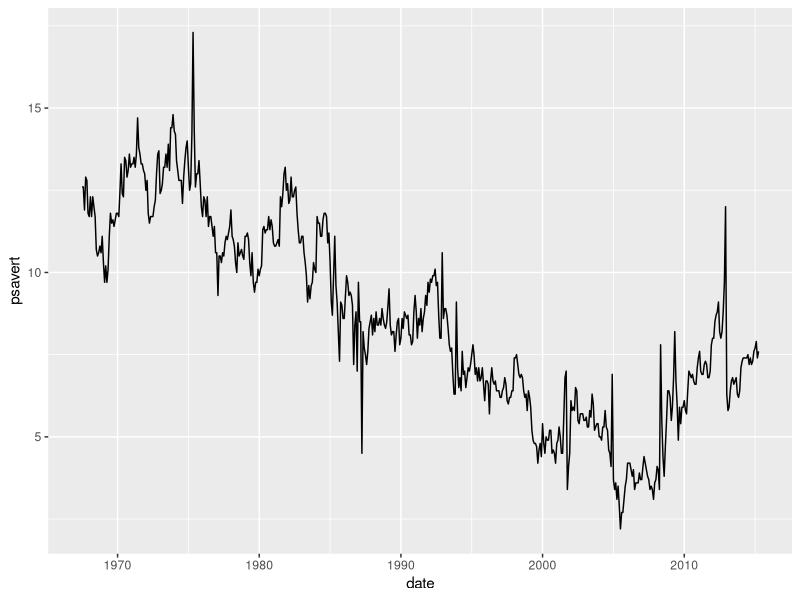
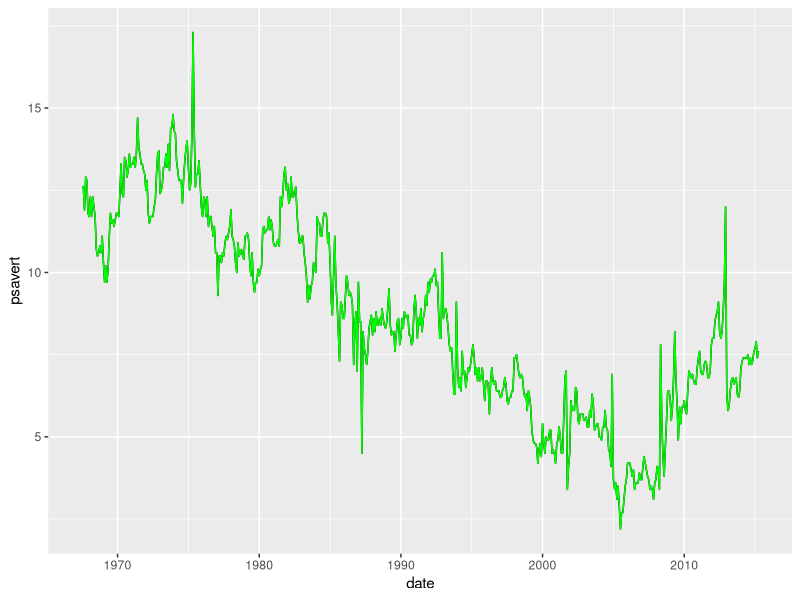
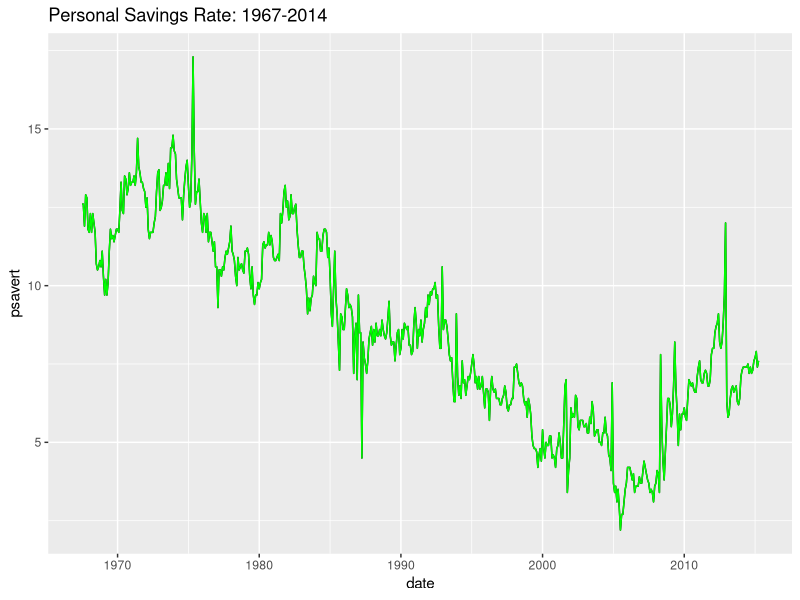
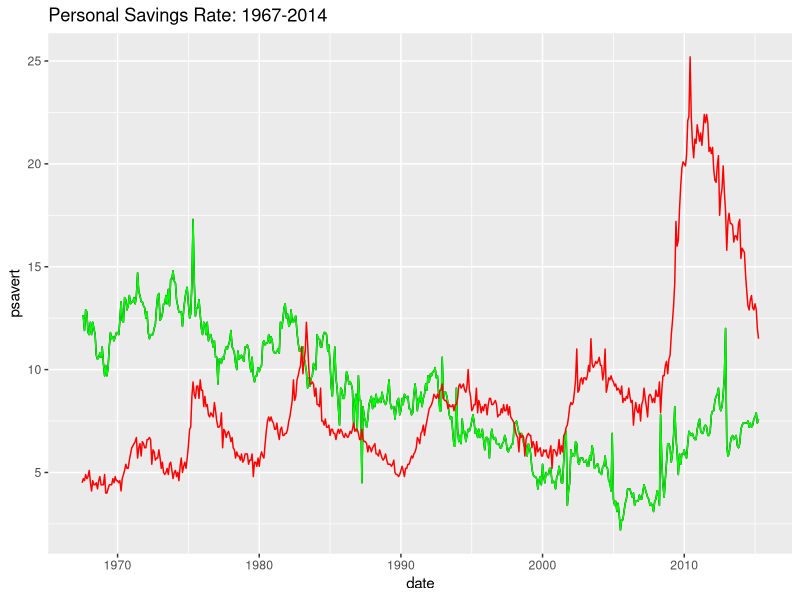
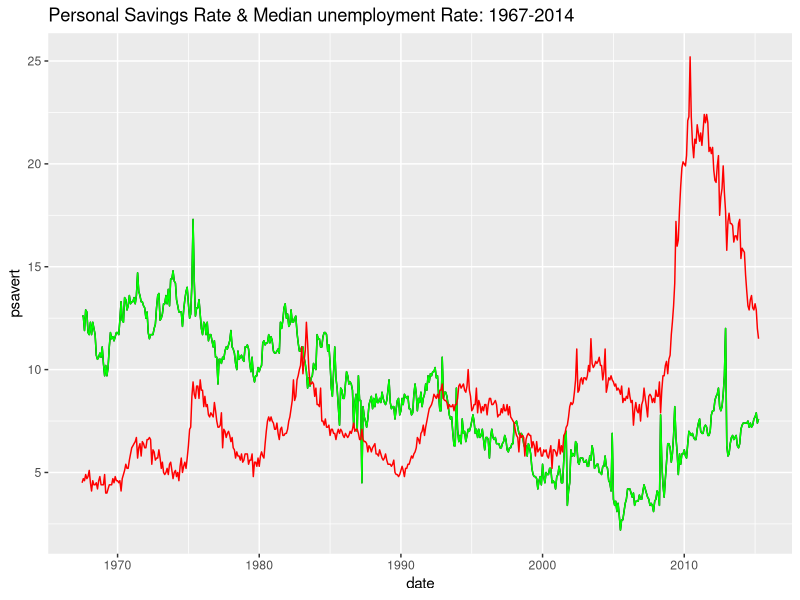
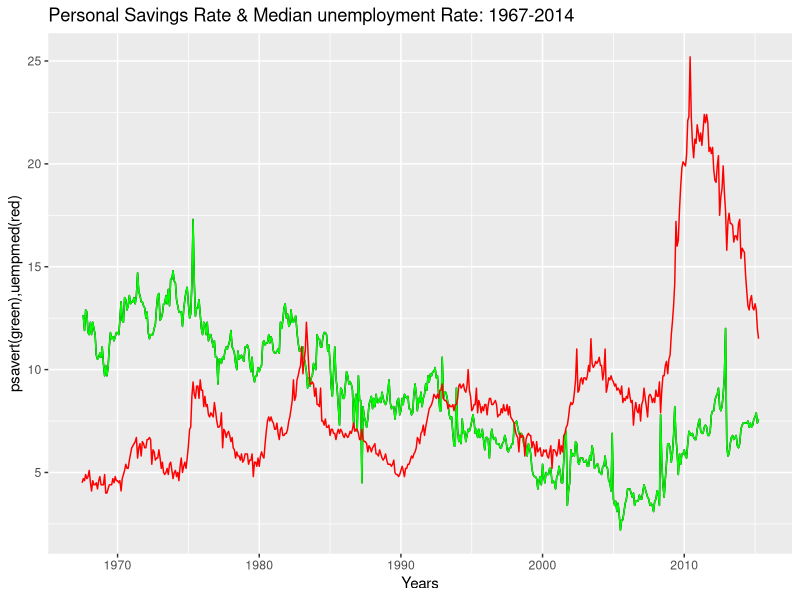
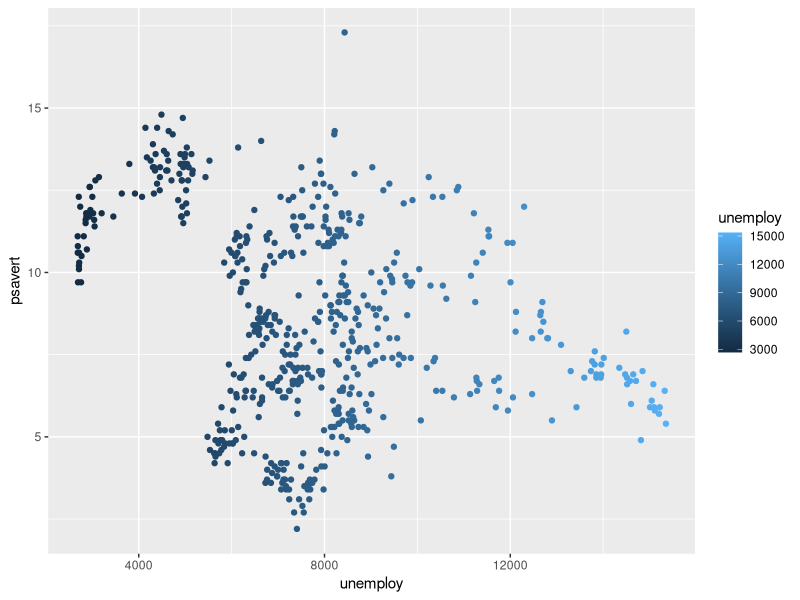

Reproduce these figures in R, in order.
## ---- chunk 1
# Enter your name here: Alireza Zarrinmehr
## ---- chunk 2
# 1. I did this lab assignment by myself, with help from the book and the professor, Faculty Assistant, and TA! they should make more money!
## ---- chunk 3
library(ggplot2)
MyPlot <- ggplot(economics, aes(x=date))
MyPlot <- MyPlot + geom_line(aes(y=psavert))
#When we run these two line of codes the plot will get created. we indicated x and y as date and personal saving rate.
MyPlot
#We use the last line on code to invoke the plot.

## ---- chunk 4
help("economics")
#personal savings rate
## ---- chunk 5
#in 1975 we reached the maximum personal saving rate and in 2005 we reached the minimum personal saving rate.
## ---- chunk 6
economics[which.max(economics$psavert), c('date') ] #max
economics[which.min(economics$psavert), c('date')] #min
## ---- chunk 7
MyPlot1 <- MyPlot + geom_line(aes(x=date, y=psavert), color='green')
MyPlot1
## ---- chunk 8
MyPlot1 <- MyPlot1 + ggtitle("Personal Savings Rate: 1967-2014")
MyPlot1
## ---- chunk 9
MyPlot <- MyPlot1 + geom_line(aes(y = uempmed), color='Red')
MyPlot
## ---- chunk 10
MyPlot <- MyPlot + ggtitle("Personal Savings Rate & Median unemployment Rate: 1967-2014")
MyPlot
## ---- chunk 11
MyPlot <- MyPlot + ylab("psavert(green),uempmed(red)") + xlab("Years")
MyPlot
## ---- chunk 12
MyPlot2 <- ggplot(economics)
MyPlot2 <- MyPlot2 + aes(x = unemploy, y = psavert, color = unemploy)
MyPlot2 <- MyPlot2 + geom_point()
MyPlot2

## ---- chunk 13
#As unemployment is rising the personal saving goes down. Higher unemployment are shown by lighter blue color. There could be a possibility of negative correlation. There is a congestion of data points near 8000
